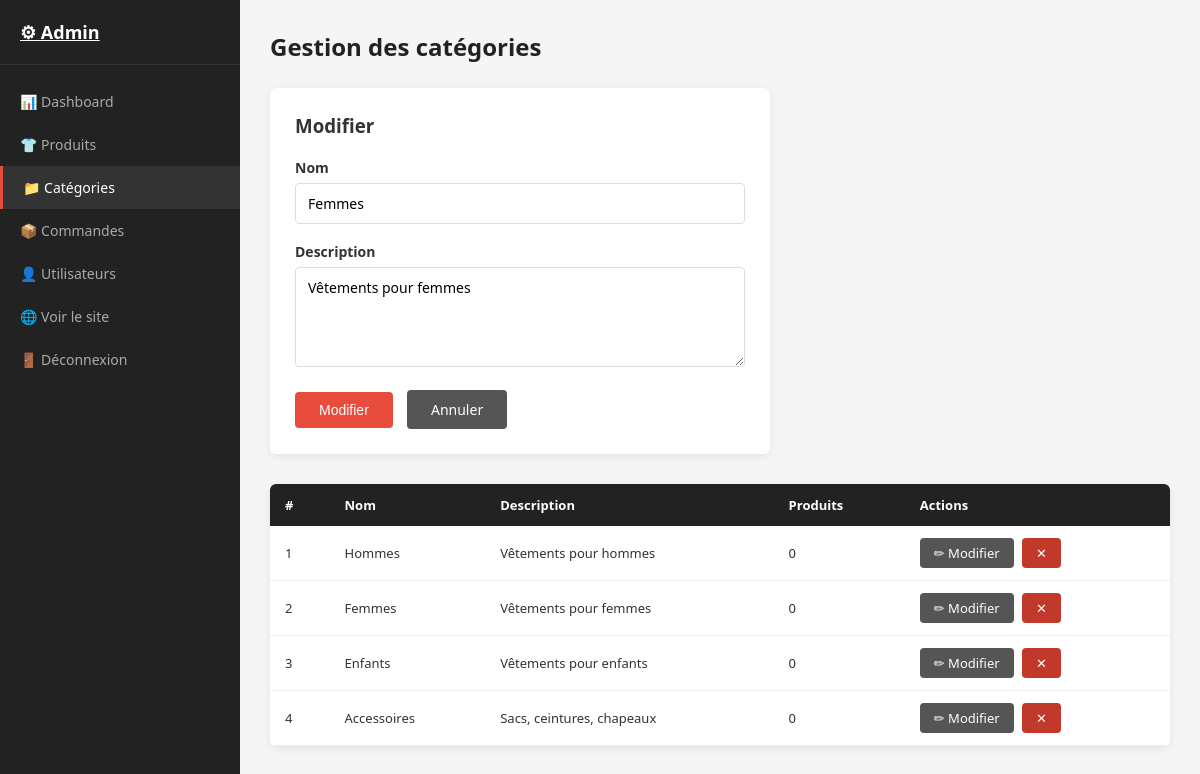
The app's page /admin/categories.php?edit=2 (signed in) with its own data.
### tables this page shows
CREATE TABLE IF NOT EXISTS categories (
    id INT AUTO_INCREMENT PRIMARY KEY,
    name VARCHAR(100) NOT NULL,
    description TEXT,
    created_at TIMESTAMP DEFAULT CURRENT_TIMESTAMP
);

### admin/categories.php (the view, shortened to what this page needs)
<?php require_once 'header.php'; ?>
<?php
$edit_cat = null;
if (isset($_GET['edit'])) {
    $id = (int)$_GET['edit'];
    $edit_cat = $conn->query("SELECT * FROM categories WHERE id=$id")->fetch_assoc();
}
$categories = $conn->query("SELECT c.*, COUNT(p.id) as product_count FROM categories c LEFT JOIN products p ON c.id=p.category_id GROUP BY c.id");
?>
<h1>Gestion des catégories</h1>
<div style="background:#fff;padding:25px;border-radius:6px;margin-bottom:30px;box-shadow:0 2px 8px rgba(0,0,0,0.08);max-width:500px;">
    <h3 style="margin-bottom:20px;"><?php echo $edit_cat ? 'Modifier' : 'Ajouter une catégorie'; ?></h3>
    <form method="POST">
        <div class="form-group">
            <label>Nom</label>
            <input type="text" name="name" required value="<?php echo $edit_cat['name'] ?? ''; ?>">
        </div>
        <div class="form-group">
            <label>Description</label>
            <textarea name="description"><?php echo $edit_cat['description'] ?? ''; ?></textarea>
        </div>
        <button type="submit" class="btn btn-primary"><?php echo $edit_cat ? 'Modifier' : 'Ajouter'; ?></button>
        <?php if ($edit_cat): ?>
            <a href="categories.php" class="btn btn-secondary" style="margin-left:10px;">Annuler</a>
        <?php endif; ?>
    </form>
</div>
<table class="admin-table">
    <thead>
        <tr><th>#</th><th>Nom</th><th>Description</th><th>Produits</th><th>Actions</th></tr>
    </thead>
    <tbody>
        <?php while ($cat = $categories->fetch_assoc()): ?>
        <tr>
            <td><?php echo $cat['id']; ?></td>
            <td><?php echo $cat['name']; ?></td>
            <td><?php echo $cat['description']; ?></td>
            <td><?php echo $cat['product_count']; ?></td>
            <td>
                <a href="categories.php?edit=<?php echo $cat['id']; ?>" class="btn btn-secondary btn-sm">✏ Modifier</a>
                <a href="categories.php?delete=<?php echo $cat['id']; ?>" class="btn btn-danger btn-sm"
                   onclick="return confirm('Supprimer cette catégorie ?')" style="margin-left:5px;">✕</a>
            </td>
        </tr>
        <?php endwhile; ?>
    </tbody>
</table>
<?php require_once 'footer.php'; ?>

### assets/css/style.css (style rules this page uses)
* { margin: 0; padding: 0; box-sizing: border-box; }
body { font-family: 'Segoe UI', Tahoma, Geneva, Verdana, sans-serif; background: #f5f5f5; color: #333; }
.btn { display: inline-block; padding: 10px 24px; border-radius: 4px; text-decoration: none; font-size: 14px; cursor: pointer; border: none; transition: opacity 0.2s; }
.btn-primary { background: #e74c3c; color: #fff; }
.btn-secondary { background: #555; color: #fff; }
.btn-danger { background: #c0392b; color: #fff; }
.btn-sm { padding: 6px 14px; font-size: 13px; }
.form-group { margin-bottom: 18px; }
.form-group label { display: block; margin-bottom: 6px; font-size: 14px; font-weight: 600; }
.form-group input, .form-group select, .form-group textarea { width: 100%; padding: 10px 12px; border: 1px solid #ddd; border-radius: 4px; font-size: 14px; font-family: inherit; }
.form-group textarea { height: 100px; resize: vertical; }
.admin-content h1 { font-size: 24px; margin-bottom: 25px; color: #222; }
.admin-table { width: 100%; border-collapse: collapse; background: #fff; border-radius: 6px; overflow: hidden; box-shadow: 0 2px 8px rgba(0,0,0,0.08); }
.admin-table th { background: #222; color: #fff; padding: 12px 15px; text-align: left; font-size: 13px; }
.admin-table td { padding: 12px 15px; border-bottom: 1px solid #eee; font-size: 13px; }

### records on screen
categories: name "Femmes", description "Vêtements pour femmes", id "2", product_count "0"
categories: id "1", name "Hommes", description "Vêtements pour hommes", product_count "0"
categories: id "3", name "Enfants", description "Vêtements pour enfants", product_count "0"
categories: id "4", name "Accessoires", description "Sacs, ceintures, chapeaux", product_count "0"
